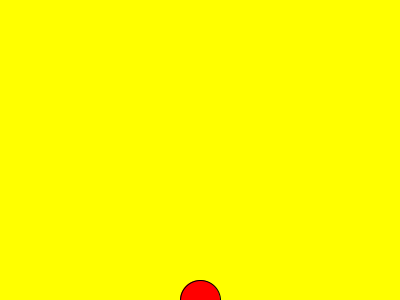
Frame 1 (no input)
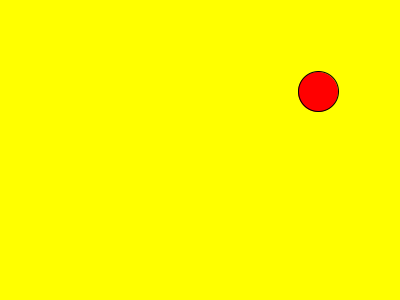
Frame 60 (the mouse pressed at the canvas centre just before this capture)
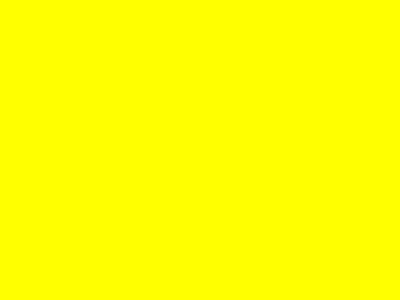
Frame 120 (the mouse held since frame 60 and released just before this capture)

The Processing sketch that drew these frames (run headless with seeded random() and noise(); from frame 60 on, the mouse is pressed at the canvas centre):

// Processing sketch: week08_2_Moving_fruit
// ── week08_2_Moving_fruit.pde
void setup(){
  size(400,300);
  
}
boolean flying=true;///控制是否在飛
float fruitX=200,fruitY=300;//水果位置
float fruitVX=2,fruitVY=-13;//水果加速度
void draw(){
  background(255,255,0);///每次都重畫，覆蓋
  fill(255,0,0);
  ellipse(fruitX,fruitY,40,40);
  if(flying){
    fruitX+=fruitVX;
    fruitY+=fruitVY;
    fruitVY+=0.98/3;//重力加速度落下
  }
}
void keyPressed(){
  flying=false;
  fruitReset();
}
void fruitReset(){
  fruitX=random(100,300);
  fruitY=300;
  fruitVX=random(-2,+2);
  fruitVY=-13;
  flying=true;
}
